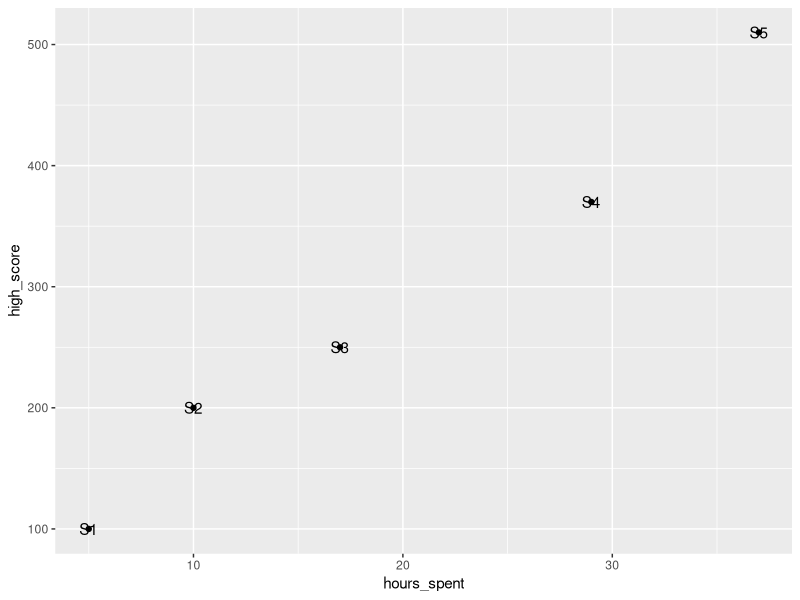
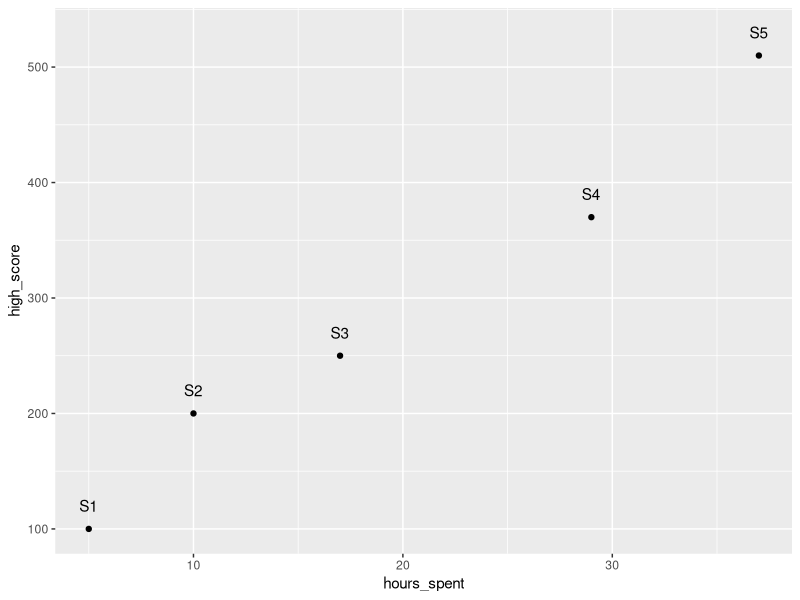

These figures' R source, in order:
library('tidyverse')

names <- c("S1","S2","S3","S4","S5")
hours_spent <- c(5,10,17,29,37)
high_score <- c(100,200,250,370,510)
data <- data.frame(names, hours_spent, high_score)
view(data)
data2 <- tibble(names, hours_spent, high_score)
view(data2)

ggplot(data, aes(hours_spent, high_score)) +
  geom_point() +
  geom_text(label = names)

?geom_text

ggplot(data, aes(hours_spent, high_score)) +
  geom_point() +
  geom_text(label = names, nudge_y = 20)

#======================================================